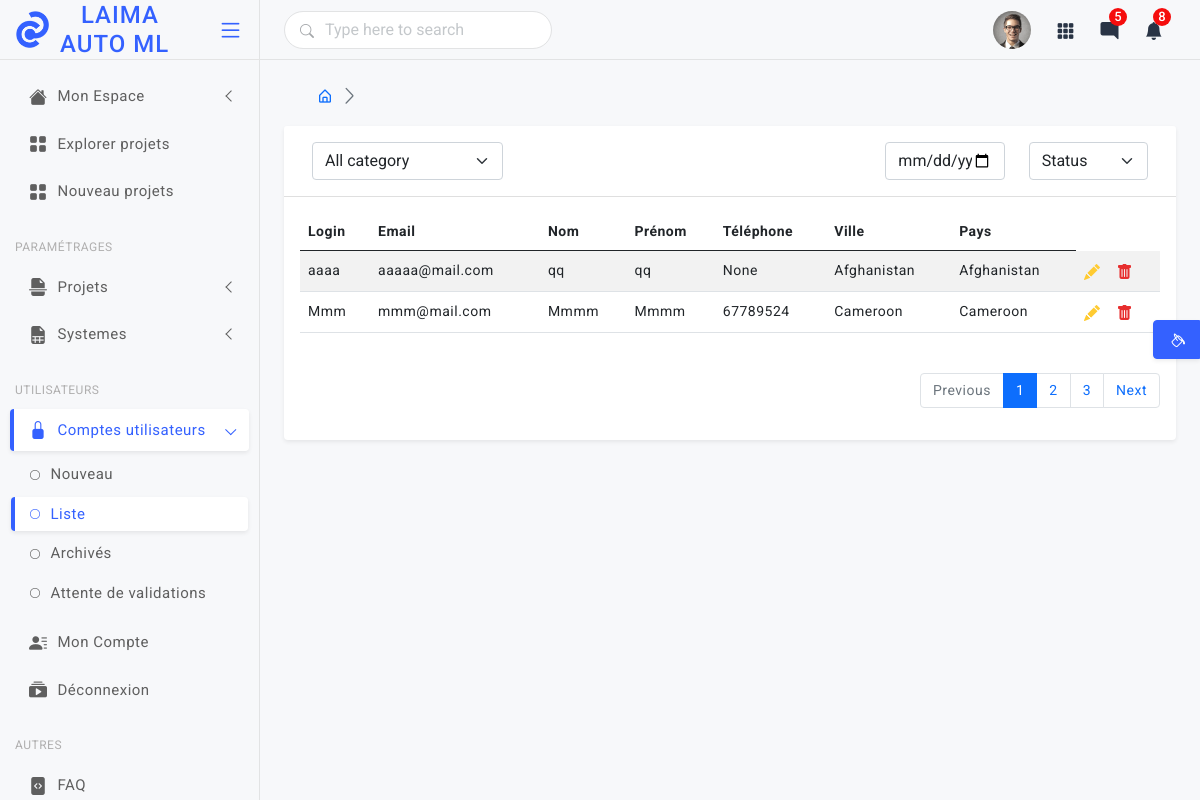
Screenshot of /sysadmin/utilisateur/list with the database file from the repository.
### web_admin/models.py (models this page shows, shortened)
class Utilisateur(models.Model):
    nom = models.CharField(max_length=70, blank=True,null=True)
    prenom = models.CharField(max_length=70, blank=True,null=True)
    telephone = models.CharField(max_length=254, blank=True,null=True)
    pays = models.CharField(max_length=254, blank=True,null=True)
    ville = models.CharField(max_length=254, blank=True,null=True)
    compte = models.OneToOneField( Compte, on_delete=models.CASCADE, primary_key=True,)
    description = models.TextField(blank=True,null=True)

class Compte(AbstractBaseUser, PermissionsMixin):
    login = models.CharField(max_length=70, unique=True)
    email = models.EmailField(_('email address'), unique=True)
    password = models.CharField(max_length=250)
    is_staff = models.BooleanField(default=False)
    is_active = models.BooleanField(default=True)
    date_adhesion = models.DateTimeField(default=now)
    etat = models.CharField(max_length=50, choices=EEtatCompte.choices(), default=EEtatCompte.ACTIF)
    USERNAME_FIELD = 'login'
    EMAIL_FIELD = 'email'
    REQUIRED_FIELDS = ['email','telephone']
    objects = CompteManager()

### web_admin/views/utilisateur_view.py (the view)
# urls.py: path('utilisateur/list', liste, name='utilisateur_list'),
def liste(request):
    utilisateur = Utilisateur.objects.all()
    for u in utilisateur:
        print(u.nom)
    return render(request, 'pages/utilisateurs/list_utilisateur.html', {'utilisateur':utilisateur})

### web_admin/templates/pages/utilisateurs/list_utilisateur.html (shortened to what this page needs)
{% extends 'layouts/base_with_breadcrumb.html' %}
{% load static %}
{% block content %}
    <div class="card">
        <div class="card-header py-3">
        <div class="row align-items-center m-0">
            <div class="col-md-3 col-12 me-auto mb-md-0 mb-3">
                <select class="form-select">
                    <option>All category</option>
                </select>
            </div>
            <div class="col-md-2 col-6">
                <input type="date" class="form-control">
            </div>
            <div class="col-md-2 col-6">
                <select class="form-select">
                    <option>Status</option>
                </select>
            </div>
        </div>
        </div>
        <div class="card-body">
        <div class="table-responsive">
            <table class="table align-middle table-striped">
                <thead>
                    <th>Login</th>
                    <th>Email</th>
                    <th>Nom</th>
                    <th>Prénom</th>
                    <th>Téléphone</th>
                    <th>Ville</th>
                    <th>Pays</th>
                </thead>
            <tbody>
                {%for u in utilisateur%}
                <tr>
                <td>
                    {{u.compte.login}}
                </td>
                <td >
                    {{u.compte.email}}
                </td>
                <td>
                    {{u.nom}}
                </td>
                <td>
                    {{u.prenom}}
                </td>
                <td>
                    {{u.telephone}}
                </td>
                <td>
                    {{u.pays}}
                </td>
                <td>
                    {{u.ville}}
                </td>
                <td>
                    <div class="d-flex align-items-center gap-3 fs-6">
                    <a href="{% url 'utilisateur_update' u.nom %}" class="text-warning" data-bs-toggle="tooltip" data-bs-placement="bottom" title="" data-bs-original-title="Edit info" aria-label="Edit"><i class="bi bi-pencil-fill"></i></a>
                    <a href="{% url 'utilisateur_delete' u.compte_id %}" class="text-danger" data-bs-toggle="tooltip" data-bs-placement="bottom" title="" data-bs-original-title="Delete" aria-label="Delete"><i class="bi bi-trash-fill"></i></a>
                    </div>
                </td>
                </tr>
                {%endfor%}
            </tbody>
            </table>
        </div>
    <nav class="float-end mt-4" aria-label="Page navigation">
    <ul class="pagination">
        <li class="page-item disabled"><a class="page-link" href="#">Previous</a></li>
        <li class="page-item active"><a class="page-link" href="#">1</a></li>
        <li class="page-item"><a class="page-link" href="#">2</a></li>
        <li class="page-item"><a class="page-link" href="#">3</a></li>
        <li class="page-item"><a class="page-link" href="#">Next</a></li>
    </ul>
    </nav>
{% endblock %}

### web_admin/templates/layouts/base_with_breadcrumb.html (shortened to what this page needs)
{% load static %}
<!doctype html>
<html lang="en">
<head>
    {% include "layouts/head.html" %}
</head>
<body>
  <div class="wrapper">
    {% include "layouts/header.html" %}
    {% include "layouts/sidebar.html" %}
    <main class="page-content">
      {% include "includes/breadcrumb.html" %}
    <div class="">
      {% block content %} {% endblock %}
    </div>
  </main>
        {% include "includes/switcher.html" %}
  </div>
</body>
</html>

### web_admin/templates/layouts/head.html (shortened to what this page needs)
{% load static %}
<link href="{% static 'template/assets/plugins/simplebar/css/simplebar.css'%}" type="text/css" rel="stylesheet">
<link href="{% static 'template/assets/plugins/perfect-scrollbar/css/perfect-scrollbar.css'%}" type="text/css" rel="stylesheet">
<link href="{% static 'template/assets/plugins/metismenu/css/metisMenu.min.css'%}" type="text/css" rel="stylesheet">
<link href="{% static 'template/assets/css/bootstrap.min.css'%}" type="text/css" rel="stylesheet">
<link href="{% static 'template/assets/css/bootstrap-extended.css'%}" type="text/css" rel="stylesheet">
<link href="{% static 'template/assets/css/style.css'%}" type="text/css" rel="stylesheet">
<link href="{% static 'template/assets/css/icons.css'%}" type="text/css" rel="stylesheet">
<link rel="stylesheet" href="{% static 'template/assets/npm/bootstrap-icons_1.3.0/font/bootstrap-icons.css'%}" >
<link href="{% static 'template/assets/css/pace.min.css'%}" type="text/css" rel="stylesheet">
<link rel="stylesheet" href="{% static 'template/assets/plugins/sweetalert2/sweetalert2.min.css'%}">
<link href="{% static 'template/assets/css/dark-theme.css' %}" type="text/css" rel="stylesheet">
<link href="{% static 'template/assets/css/light-theme.css' %}" type="text/css" rel="stylesheet">
<link href="{% static 'template/assets/css/semi-dark.css' %}" type="text/css" rel="stylesheet">
<link href="{% static 'template/assets/css/header-colors.css'%}" type="text/css" rel="stylesheet">

### web_admin/templates/layouts/header.html (shortened to what this page needs)
{% load static%}
<header class="top-header">
	<nav class="navbar navbar-expand gap-3">
		<form class="searchbar">
			<div class="position-absolute top-50 translate-middle-y search-icon ms-3"><i class="bi bi-search"></i></div>
			<input class="form-control" type="text" placeholder="Type here to search">
		</form>
		<div class="top-navbar-right ms-auto">
			<ul class="navbar-nav align-items-center">
			<li class="nav-item dropdown dropdown-user-setting">
			<a class="nav-link dropdown-toggle dropdown-toggle-nocaret" href="#" data-bs-toggle="dropdown">
				<div class="user-setting d-flex align-items-center">
				<img src="{% static 'template/assets/images/avatars/avatar-1.png' %}" class="user-img" alt="">
				</div>
			</a>
			</li>
			<li class="nav-item dropdown dropdown-large">
			<a class="nav-link dropdown-toggle dropdown-toggle-nocaret" href="#" data-bs-toggle="dropdown">
				<div class="projects">
				<i class="bi bi-grid-3x3-gap-fill"></i>
				</div>
			</a>
			</li>
			<li class="nav-item dropdown dropdown-large">
			<a class="nav-link dropdown-toggle dropdown-toggle-nocaret" href="#" data-bs-toggle="dropdown">
				<div class="messages">
				<span class="notify-badge">5</span>
				<i class="bi bi-chat-right-fill"></i>
				</div>
			</a>
			</li>
			<li class="nav-item dropdown dropdown-large">
			<a class="nav-link dropdown-toggle dropdown-toggle-nocaret" href="#" data-bs-toggle="dropdown">
				<div class="notifications">
				<span class="notify-badge">8</span>
				<i class="bi bi-bell-fill"></i>
				</div>
			</a>
			</li>
			</ul>
			</div>
	</nav>
</header>

### web_admin/templates/layouts/sidebar.html (shortened to what this page needs)
{% load static%}
<aside class="sidebar-wrapper" data-simplebar="true">
	<div class="sidebar-header">
	  <div>
		<img src="{% static 'template/assets/images/logo-icon.png' %}" class="logo-icon" alt="logo icon">
	  </div>
	  <div>
		<h4 class="logo-text">&nbsp&nbsp LAIMA &nbsp&nbsp AUTO ML</h4>
	  </div>
	  <div class="toggle-icon ms-auto"> <i class="bi bi-list"></i>
	  </div>
	</div>
	<ul class="metismenu" id="menu">
	  <li>
		<a href="javascript:;" class="has-arrow">
		  <div class="parent-icon"><i class="bi bi-house-fill"></i>
		  </div>
		  <div class="menu-title">Mon Espace</div>
		</a>
	  </li>
	  <li>
		<a href="{% url 'projets_publics' %}" class="">
		  <div class="parent-icon"><i class="bi bi-grid-fill"></i>
		  </div>
		  <div class="menu-title">Explorer projets</div>
		</a>
	  </li>
	  <li>
		<a href="{% url 'nouveau_projet' %}" class="">
		  <div class="parent-icon"><i class="bi bi-grid-fill"></i>
		  </div>
		  <div class="menu-title">Nouveau projets</div>
		</a>
	  </li>
	  <li class="menu-label"> Paramétrages </li>
	  <li>
		<a class="has-arrow" href="javascript:;">
		  <div class="parent-icon"><i class="bi bi-file-earmark-break-fill"></i>
		  </div>
		  <div class="menu-title">Projets</div>
		</a>
	  </li>
	  <li>
		<a class="has-arrow" href="javascript:;">
		  <div class="parent-icon"><i class="bi bi-file-earmark-spreadsheet-fill"></i>
		  </div>
		  <div class="menu-title">Systemes</div>
		</a>
	  </li>
	  <li class="menu-label">Utilisateurs</li>
	  <li>
		<a class="has-arrow" href="javascript:;">
		  <div class="parent-icon"><i class="bi bi-lock-fill"></i>
		  </div>
		  <div class="menu-title">Comptes utilisateurs</div>
		</a>
		<ul>
		  <li> <a href="{% url 'utilisateur_create' %}" ><i class="bi bi-circle"></i>Nouveau</a> </li>
		  <li> <a href="{% url 'utilisateur_list' %}" ><i class="bi bi-circle"></i>Liste</a> </li>
		  <li> <a href="{% url 'utilisateur_list_archives' %}" ><i class="bi bi-circle"></i>Archivés</a> </li>
		  <li> <a href="{% url 'utilisateur_list_attente_validation' %}" ><i class="bi bi-circle"></i>Attente de validations</a> </li>
		</ul>
	  </li>
	  <li>
		<a href="{%url 'mon_compte' %}">
		  <div class="parent-icon"><i class="bi bi-person-lines-fill"></i>
		  </div>
		  <div class="menu-title">Mon Compte</div>
		</a>
	  </li>
	  <li>
		<a href="{%url 'vitrine' %}">
		  <div class="parent-icon"><i class="bi bi-collection-play-fill"></i>
		  </div>
		  <div class="menu-title">Déconnexion</div>
		</a>
	  </li>
	  <li class="menu-label">Autres</li>
	  <li>
		<a href="{%url 'faq' %}">
		  <div class="parent-icon"><i class="bi bi-file-code-fill"></i>
		  </div>
		  <div class="menu-title">FAQ</div>
		</a>
	  </li>
	</ul>
 </aside>

### web_admin/templates/includes/breadcrumb.html (shortened to what this page needs)
{% load static%}
<div class="page-breadcrumb d-none d-sm-flex align-items-center mb-3">
    <div class="ps-3">
        <nav aria-label="breadcrumb">
            <ol class="breadcrumb mb-0 p-0">
                <li class="breadcrumb-item"><a href="javascript:;"><i class="bx bx-home-alt {% if has_white_text %}  text-white {% endif %}"></i></a>
                </li>
                <li class="breadcrumb-item active {% if has_white_text %}  text-white {% endif %}" aria-current="page">{{ section_item_title }} </li>
            </ol>
        </nav>
    </div>
</div>

### web_admin/templates/includes/switcher.html (shortened to what this page needs)
{% load static %}
<div class="switcher-body">
    <button class="btn btn-primary btn-switcher shadow-sm" type="button" data-bs-toggle="offcanvas" data-bs-target="#offcanvasScrolling" aria-controls="offcanvasScrolling"><i class="bi bi-paint-bucket me-0"></i></button>
</div>

### web_admin/templates/layouts/footer-script.html (shortened to what this page needs)
{% load static%}

### rows the page displays
Utilisateur: compte.login "aaaa", compte.email "aaaaa@mail.com", nom "qq", prenom "qq", telephone "None", pays "Afghanistan", ville "Afghanistan"
Utilisateur: compte.login "Mmm", compte.email "mmm@mail.com", nom "Mmmm", prenom "Mmmm", telephone "67789524", pays "Cameroon", ville "Cameroon"
